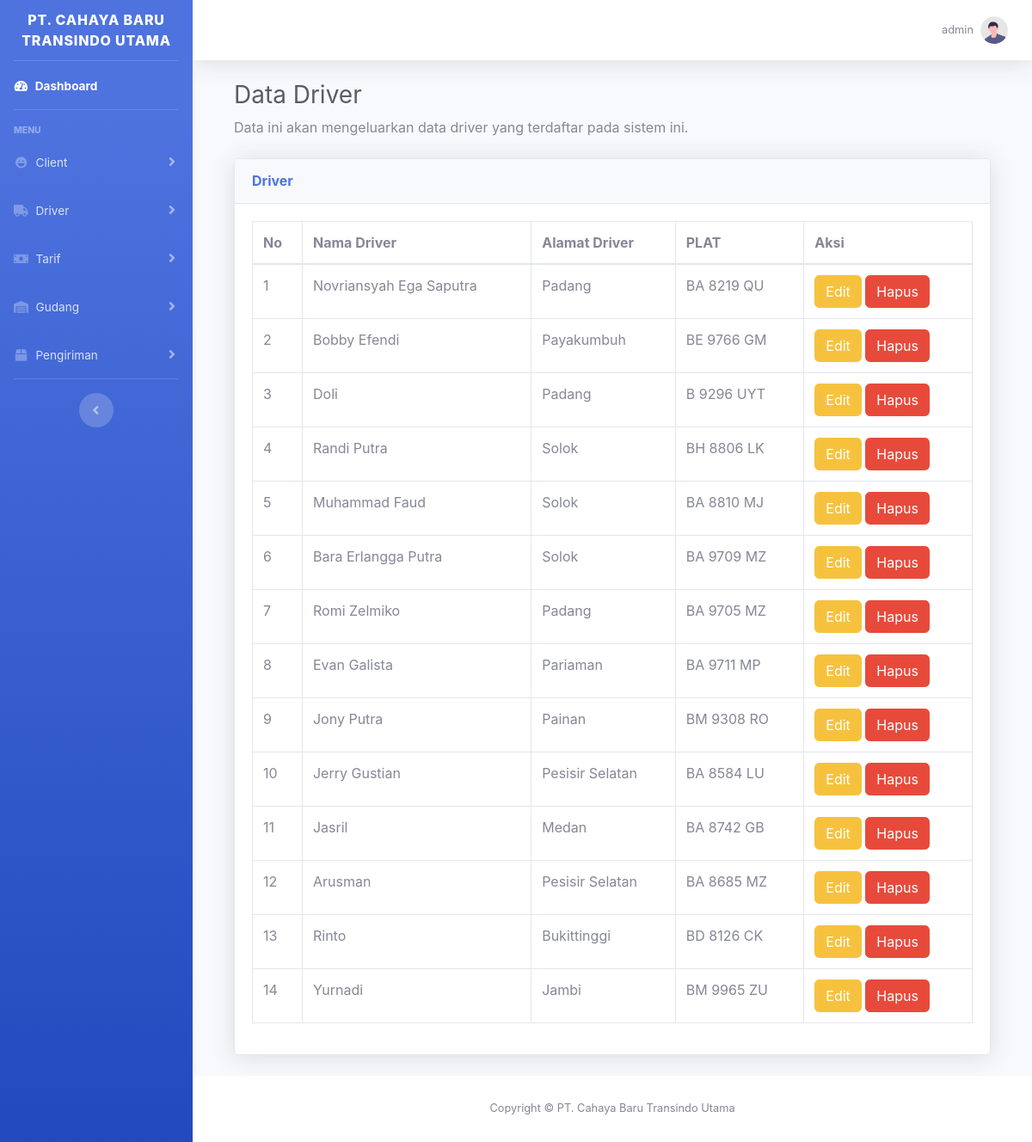
Screenshot of /admin/index.php?page=driver (signed in) with the database file from the repository.
### tables this page shows
CREATE TABLE `users` (
  `id` int(11) NOT NULL,
  `username` varchar(225) NOT NULL,
  `email` varchar(225) NOT NULL,
  `password` varchar(255) NOT NULL
);

CREATE TABLE `driver` (
  `driver_id` int(11) NOT NULL,
  `nama_supir` varchar(100) NOT NULL,
  `alamat` varchar(200) NOT NULL,
  `plat` varchar(225) NOT NULL
);

### admin/pages/driver.php (the view, shortened to what this page needs)
<?php
$result = mysqli_query($conn, "SELECT * FROM driver");
?>
<div class="container-fluid">
    <h1 class="h3 mb-2 text-gray-800">Data Driver</h1>
    <p class="mb-4">Data ini akan mengeluarkan data driver yang terdaftar pada sistem ini.</p>
    <div class="card shadow mb-4">
        <div class="card-header py-3">
            <h6 class="m-0 font-weight-bold text-primary">Driver</h6>
        </div>
        <div class="card-body">
            <div class="table-responsive">
                <table class="table table-bordered" id="dataTable" width="100%" cellspacing="0">
                    <thead>
                        <tr>
                            <th>No</th>
                            <th>Nama Driver</th>
                            <th>Alamat Driver</th>
                            <th>PLAT</th>
                            <th>Aksi</th>
                        </tr>
                    </thead>
                    <tbody>
                        <?php
                        $i = 1;
                        while ($row = mysqli_fetch_assoc($result)) : ?>
                            <tr>
                                <td><?php echo $i; ?></td>
                                <td><?php echo $row["nama_supir"]; ?></td>
                                <td><?php echo $row["alamat"]; ?></td>
                                <td><?php echo $row["plat"]; ?></td>
                                <td><a href="index.php?page=edit_driver&id=<?php echo $row["driver_id"]; ?>" class="btn btn-warning ">
                                        Edit</a>
                                    <a href="index.php?page=hapus_driver&id=<?php echo $row["driver_id"]; ?>" class="btn btn-danger ">Hapus</a>
                                </td>
                            </tr>
                        <?php $i++;
                        endwhile; ?>
                    </tbody>
                </table>
            </div>
        </div>
    </div>
</div>

### admin/index.php (shortened to what this page needs)
<?php
include 'pages/db.php';
$user_id = $_SESSION['user_id'];
$sql = "SELECT username FROM users WHERE id = '$user_id' LIMIT 1";
$result = $conn->query($sql);
$row = $result->fetch_assoc();
?>
<!DOCTYPE html>
<html lang="en">
<head>
    <link href="../vendor/fontawesome-free/css/all.min.css" rel="stylesheet" type="text/css">
    <link href="../css/sb-admin-2.min.css" rel="stylesheet">
</head>
<body id="page-top">
    <div id="wrapper">
        <ul class="navbar-nav bg-gradient-primary sidebar sidebar-dark accordion" id="accordionSidebar">
            <a class="sidebar-brand d-flex align-items-center justify-content-center" href="index.php">
                <div class="sidebar-brand-text mx-1">PT. Cahaya Baru Transindo Utama</div>
            </a>
            <hr class="sidebar-divider my-0">
            <li class="nav-item active">
                <a class="nav-link" href="index.php">
                    <i class="fas fa-fw fa-tachometer-alt"></i>
                    <span>Dashboard</span></a>
            </li>
            <hr class="sidebar-divider">
            <div class="sidebar-heading">
                Menu
            </div>
            <li class="nav-item">
                <a class="nav-link collapsed" href="#" data-toggle="collapse" data-target="#collapseClient" aria-expanded="true" aria-controls="collapseClient">
                    <i class="fas fa-fw fa-laugh-wink"></i>
                    <span>Client</span>
                </a>
            </li>
            <li class="nav-item">
                <a class="nav-link collapsed" href="#" data-toggle="collapse" data-target="#collapseDriver" aria-expanded="true" aria-controls="collapseDriver">
                    <i class="fas fa-fw fa-truck"></i>
                    <span>Driver</span>
                </a>
            </li>
            <li class="nav-item">
                <a class="nav-link collapsed" href="#" data-toggle="collapse" data-target="#collapsetarif" aria-expanded="true" aria-controls="collapsetarif">
                    <i class="fas fa-fw fa-money-bill"></i>
                    <span>Tarif</span>
                </a>
            </li>
            <li class="nav-item">
                <a class="nav-link collapsed" href="#" data-toggle="collapse" data-target="#collapseGudang" aria-expanded="true" aria-controls="collapseGudang">
                    <i class="fas fa-fw fa-warehouse"></i>
                    <span>Gudang</span>
                </a>
            </li>
            <li class="nav-item">
                <a class="nav-link collapsed" href="#" data-toggle="collapse" data-target="#collapsePengiriman" aria-expanded="true" aria-controls="collapsePengiriman">
                    <i class="fas fa-fw fa-box"></i>
                    <span>Pengiriman</span>
                </a>
            </li>
            <hr class="sidebar-divider d-none d-md-block">
            <div class="text-center d-none d-md-inline">
                <button class="rounded-circle border-0" id="sidebarToggle"></button>
            </div>
        </ul>
        <div id="content-wrapper" class="d-flex flex-column">
            <div id="content">
                <nav class="navbar navbar-expand navbar-light bg-white topbar mb-4 static-top shadow">
                    <ul class="navbar-nav ml-auto">
                        <li class="nav-item dropdown no-arrow">
                            <a class="nav-link dropdown-toggle" href="#" id="userDropdown" role="button" data-toggle="dropdown" aria-haspopup="true" aria-expanded="false">
                                <span class="mr-2 d-none d-lg-inline text-gray-600 small"><?= $row["username"] ?></span>
                                <img class="img-profile rounded-circle" src="../img/undraw_profile.svg">
                            </a>
                        </li>
                    </ul>
                </nav>
                <div class="container-fluid">
                    <?php include 'content.php'; ?>
                </div>
            </div>
            <footer class="sticky-footer bg-white">
                <div class="container my-auto">
                    <div class="copyright text-center my-auto">
                        <span>Copyright &copy; PT. Cahaya Baru Transindo Utama</span>
                    </div>
                </div>
            </footer>
        </div>
    </div>
</body>
</html>

### admin/content.php (shortened to what this page needs)
<?php
$page = isset($_GET['page']) ? $_GET['page'] : '';
switch ($page) {
    case 'driver':
        include 'pages/driver.php';
        break;
}

### rows the page displays
users: username "admin"
driver: nama_supir "Novriansyah Ega Saputra", alamat "Padang", plat "BA 8219 QU"
driver: nama_supir "Bobby Efendi", alamat "Payakumbuh", plat "BE 9766 GM"
driver: nama_supir "Doli", alamat "Padang", plat "B 9296 UYT"
driver: nama_supir "Randi Putra", alamat "Solok", plat "BH 8806 LK"
driver: nama_supir "Muhammad Faud", alamat "Solok", plat "BA 8810 MJ"
driver: nama_supir "Bara Erlangga Putra", alamat "Solok", plat "BA 9709 MZ"
driver: nama_supir "Romi Zelmiko", alamat "Padang", plat "BA 9705 MZ"
driver: nama_supir "Evan Galista", alamat "Pariaman", plat "BA 9711 MP"
driver: nama_supir "Jony Putra", alamat "Painan", plat "BM 9308 RO"
driver: nama_supir "Jerry Gustian", alamat "Pesisir Selatan", plat "BA 8584 LU"
driver: nama_supir "Jasril", alamat "Medan", plat "BA 8742 GB"
driver: nama_supir "Arusman", alamat "Pesisir Selatan", plat "BA 8685 MZ"
driver: nama_supir "Rinto", alamat "Bukittinggi", plat "BD 8126 CK"
driver: nama_supir "Yurnadi", alamat "Jambi", plat "BM 9965 ZU"
